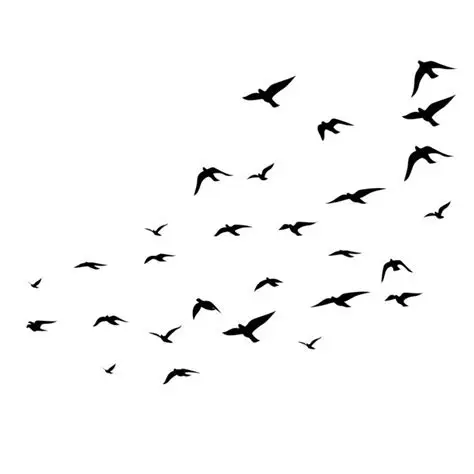
#> input picture Ai/computerVision/Day1/data/birds.jpg, 474 x 474 px
$ python contours.py
#> lines starting #> are read from the running program, lines starting #| are printed output that depends on the picture; after the words box and inside, x2 and y2 are one past the last pixel; in counts of white or black regions, pixels touching at a corner belong together
import os
import cv2

img = cv2.imread(os.path.join('.', 'data', 'birds.jpg'))
#> img is the input picture: shape (474, 474, 3); mean B, G, R 248.4, 248.4, 248.4

if img is None:
    print("Img is not found")

else:
    img_gray = cv2.cvtColor(img, cv2.COLOR_BGR2GRAY)

    ret, thresh = cv2.threshold(
        img_gray, 127, 255, cv2.THRESH_BINARY_INV
    )
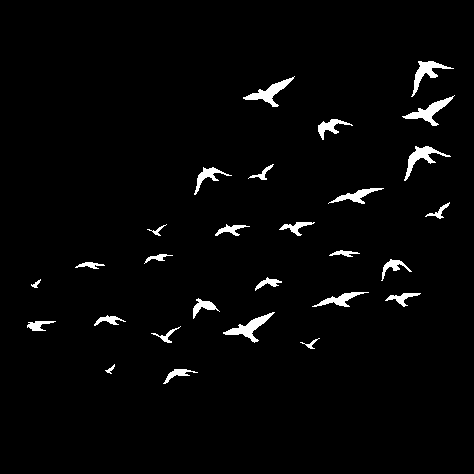
#> thresh: shape (474, 474); 2.5% white; 28 white regions

    contours, hierarchy = cv2.findContours(
        thresh, cv2.RETR_TREE, cv2.CHAIN_APPROX_SIMPLE
    )
#> contours = 28 contours; largest, box (x1, y1, x2, y2) and area: (223, 312, 275, 343) 390, (243, 76, 295, 107) 389, (402, 95, 455, 126) 388, (404, 146, 451, 181) 340, (411, 61, 454, 97) 338

    print("Total contours:", len(contours))
#| Total contours: 28

    for cnt in contours:
        area = cv2.contourArea(cnt)

        if area > 50:
            cv2.drawContours(img, [cnt], -1, (0, 255, 0), 2)

            x1, y1, w, h = cv2.boundingRect(cnt)

            cv2.rectangle(img, (x1, y1), (x1 + w, y1 + h), (0, 255, 0), 2)
#> this loop made 28 passes
#> (area, x1, y1, w, h) on passes 1, 4, 5, 6, 7, 8, 9, 10, 12, 13, 14, 15: (124, 163, 369, 35, 15), (72, 151, 326, 30, 17), (115.5, 27, 321, 29, 10), (108.5, 94, 315, 32, 11), (390.5, 223, 312, 52, 31), (166.5, 193, 298, 27, 21), (140.5, 385, 293, 36, 14), (236.5, 312, 292, 57, 15), (107.5, 255, 277, 27, 14), (72.5, 75, 262, 30, 7), (148.5, 381, 259, 31, 22), (67, 144, 254, 29, 10)
#> area on passes 2, 3, 11, 18: 22.5, 32.5, 23.5, 32
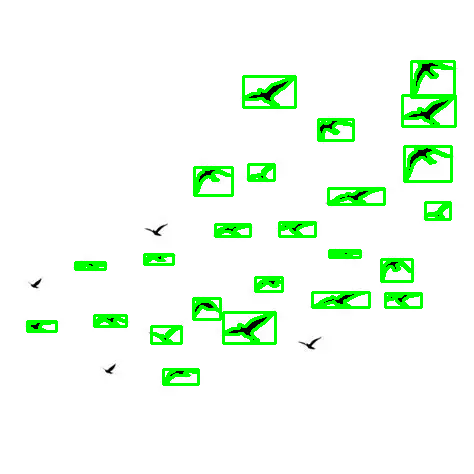
#> img: shape (474, 474, 3); 6.01% of pixels changed, all inside (x1, y1, x2, y2) = (26, 60, 457, 386)


    cv2.imshow('Original with contours', img)
    cv2.imshow('Grayscale', img_gray)
    cv2.imshow('Threshold', thresh)

    cv2.waitKey(0)
    cv2.destroyAllWindows()
